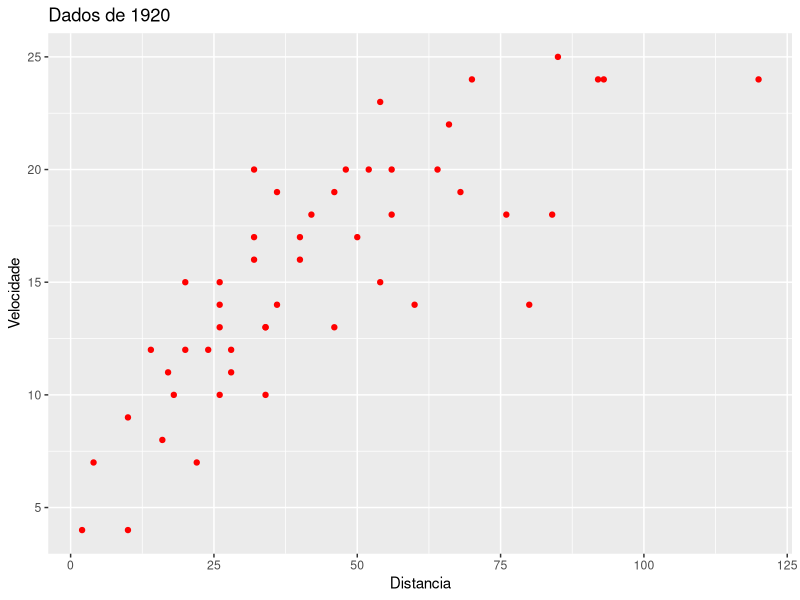
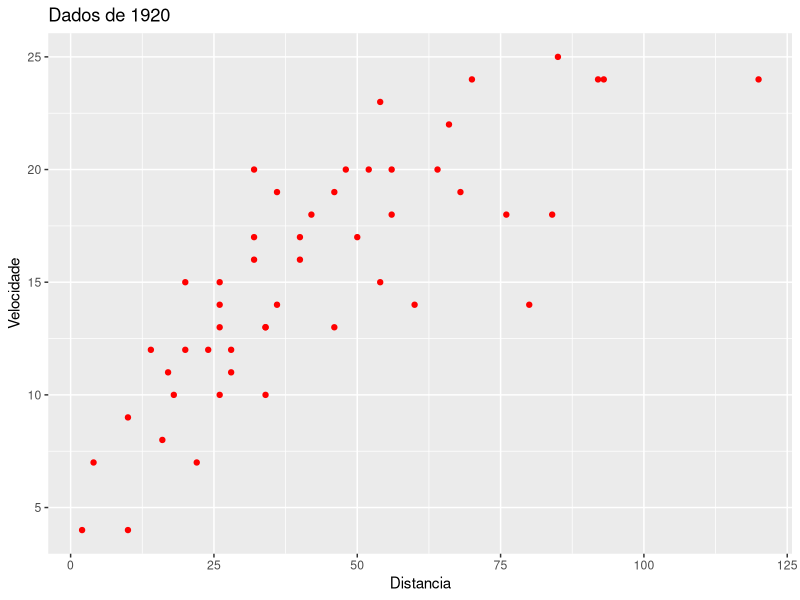

The R script that drew these images, in order:
library(tidyverse)

data(cars)
head(cars)

# 1

## a
cars %>% ggplot() +
  geom_point(aes(x = dist, y = speed),
             col = 'red') +
  labs(x = 'Distancia',
       y = 'Velocidade',
       title = 'Dados de 1920')

## b
cars %>% ggplot() +
  geom_point(aes(x = dist, y = speed), col = 'red') +
  labs(x = 'Distancia',
       y = 'Velocidade',
       title = 'Dados de 1920')
